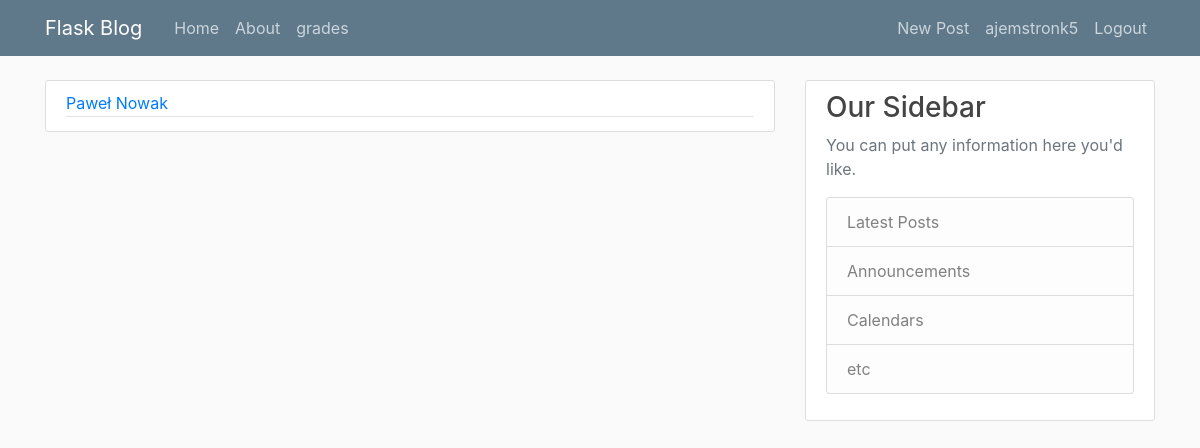
The app's page /grades (signed in), older data.
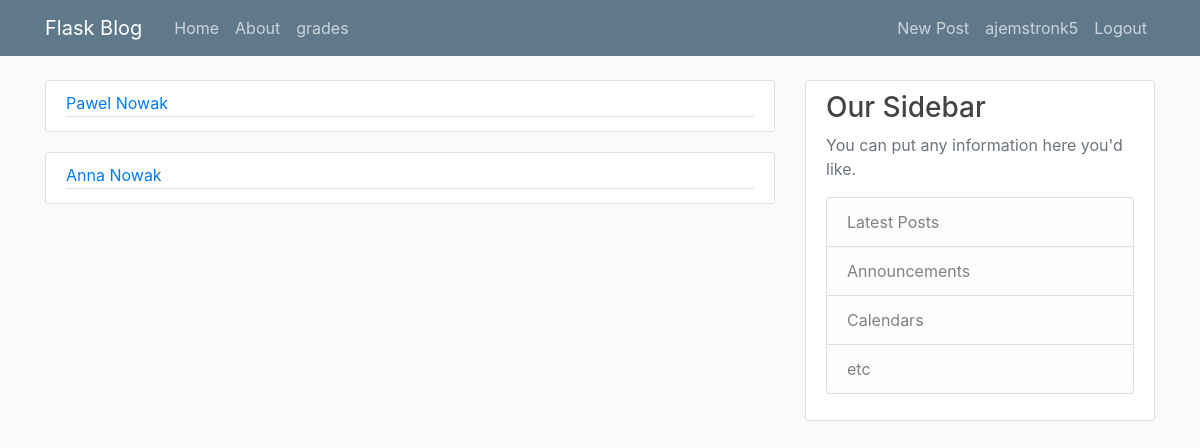
The same page, newer data.
### flaskblog/models.py (models this page shows, shortened)
class User(db.Model, UserMixin):
    id = db.Column(db.Integer, primary_key=True)
    username = db.Column(db.String(20), unique=True, nullable=False)
    email = db.Column(db.String(120), unique=True, nullable=False)
    image_file = db.Column(db.String(20), nullable=False, default='default.jpg')
    password = db.Column(db.String(60), nullable=False)
    posts = db.relationship('Post', backref='author', lazy=True)
    first_name = db.Column(db.String(50), nullable=False)
    last_name = db.Column(db.String(50), nullable=False)
    def __repr__(self):
        return f"User('{self.username}', '{self.first_name}', '{self.last_name}', '{self.email}', '{self.image_file}')"

### flaskblog/routes.py (the view)
@app.route("/grades",  methods=['GET', 'POST'])
@login_required
def grades():
    page = request.args.get('page', 1, type=int)
    users = User.query.all()
    print(users)
    return render_template('grades.html', users=users)

### flaskblog/models.py (called while the page is built)
@login_manager.user_loader
def load_user(user_id):
    return User.query.get(int(user_id))

### flaskblog/templates/grades.html
{% extends "layout.html" %}
{% block content %}
{% for user in users %}
  {% if user.last_name == 'Nowak' %}
<article class="media content-section">
  <div class="media-body">
    <div class="article-metadata">
      <a class="mr-2" href="{{ url_for('grades') }}">{{ user.first_name + ' ' + user.last_name }}</a>
    </div>
  </div>
</article>
  {% endif %}
{% endfor %}
{% endblock content %}

### flaskblog/templates/layout.html (shortened to what this page needs)
<!DOCTYPE html>
<html>
<head>
    <link rel="stylesheet" href="https://maxcdn.bootstrapcdn.com/bootstrap/4.0.0/css/bootstrap.min.css">
    <link rel="stylesheet" type="text/css" href="{{ url_for('static', filename='main.css') }}">
</head>
<body>
    <header class="site-header">
      <nav class="navbar navbar-expand-md navbar-dark bg-steel fixed-top">
        <div class="container">
          <a class="navbar-brand mr-4" href="/">Flask Blog</a>
          <div class="collapse navbar-collapse" id="navbarToggle">
            <div class="navbar-nav mr-auto">
              <a class="nav-item nav-link" href="{{ url_for('home') }}">Home</a>
              <a class="nav-item nav-link" href="{{ url_for('about') }}">About</a>
              <a class="nav-item nav-link" href="{{ url_for('grades') }}">grades</a>
            </div>
            <div class="navbar-nav">
              {% if current_user.is_authenticated %}
                <a class="nav-item nav-link" href="{{ url_for('new_post') }}">New Post</a>
                <a class="nav-item nav-link" href="{{ url_for('account') }}"> {{ current_user.username }} </a>
                <a class="nav-item nav-link" href="{{ url_for('logout') }}">Logout</a>
              {% else %}
                <a class="nav-item nav-link" href="{{ url_for('login') }}">Login</a>
                <a class="nav-item nav-link" href="{{ url_for('register') }}">Register</a>
              {% endif %}
            </div>
          </div>
        </div>
      </nav>
    </header>
    <main role="main" class="container">
      <div class="row">
        <div class="col-md-8">
          {% block content %}{% endblock %}
        </div>
        <div class="col-md-4">
          <div class="content-section">
            <h3>Our Sidebar</h3>
            <p class='text-muted'>You can put any information here you'd like.
              <ul class="list-group">
                <li class="list-group-item list-group-item-light">Latest Posts</li>
                <li class="list-group-item list-group-item-light">Announcements</li>
                <li class="list-group-item list-group-item-light">Calendars</li>
                <li class="list-group-item list-group-item-light">etc</li>
              </ul>
            </p>
          </div>
        </div>
      </div>
    </main>
</body>
</html>

Row changes from the older to the newer data that the page shows:
changed User "ajemstronk5": first_name+last_name "Paweł Nowak" → "Pawel Nowak"
added User: first_name+last_name "Anna Nowak"
